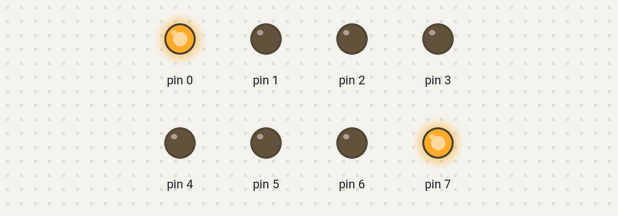
Recording of a sketch running on a simulated Arduino Uno, built with avr-gcc and run on an emulated ATmega328P. Parts: output pins drawn as LEDs (lit = HIGH).

Above: at 0.02 s.
At 0.72 s:
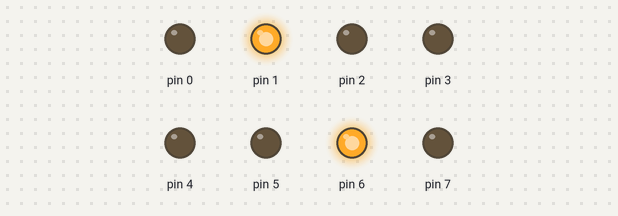
At 1.32 s:
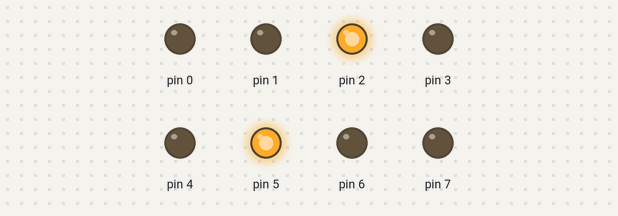
At 2.6 s:
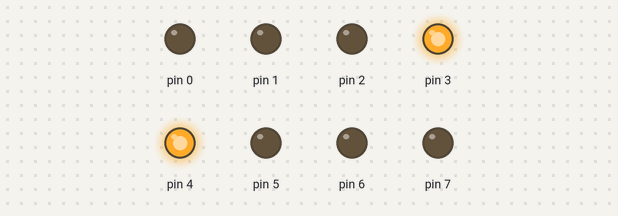
Timing chart, 0 to 3.0 s (numbered marks = the images above):
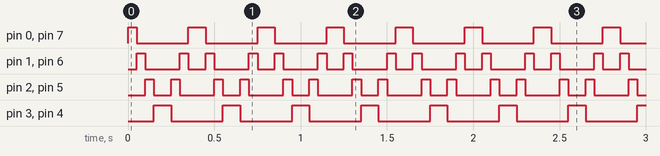

Measured:
- by itself, pin 0, pin 3, pin 4, pin 7: alternates HIGH for 0.10 s and LOW for 0.30 s
- by itself, pin 1, pin 6: repeats every 0.40 s: LOW 0.20 s, HIGH 0.05 s, LOW 0.10 s, HIGH 0.05 s
- by itself, pin 2, pin 5: repeats every 0.40 s: LOW 0.10 s, HIGH 0.05 s, LOW 0.20 s, HIGH 0.05 s

The sketch:

led_test.ino
```cpp
#include "my_arduino_lib.h"
/*#define LED1 0
#define LED2 1
#define LED3 2
#define LED4 3
#define LED5 4
#define LED6 5
#define LED7 6
#define LED8 7

#define ON 1  //소스
#define OFF 0

#define _ON 0 //싱크
#define _Off 1

#define bit_set(ADDRESS, BIT) (ADDRESS |= ( 1<< BIT)) // bit hi
#define bit_clr(ADDRESS, BIT) (ADDRESS &= ~(1<<BIT)) // bit low
#define bit_chk(ADDRESS, BIT) (ADDRESS & (1<<BIT)) // bit chak
#define bit_tg(PORT, BIT) (PORT ^= (1<<BIT)) //bit 토글
#define d_out(pin, value) digitalWrite(pin, value) //비트제어1*/
/*
d_out(LED1, ON); 사용법
bit_set(portd, 4): 4번째 켜짐
bit_clr(portd, 3): 3번쨰 꺼짐
if(bit_chk(pind,3)==0){}: 3번째가 0인지 1인지 확인
tg(portd,0);
delay(400);
*/

void byte_out(unsigned char data);


unsigned char flag = 0b00000001;
unsigned char cnt = 0;
unsigned char dp = 0b00000001; //0x01;
unsigned int d1[] = { 0x00, 0x01, 0x02, 0x04, 0x08, 0x10, 0x20, 0x40, 0x80};
unsigned char d2[6] = {0x81, 0x42, 0x24, 0x18};

void setup() {
 // 실험1
DDRD = 0xff;
//PORTD = 0x00;
//bit_set(PORTD, LED5);

//실험2
/*pinMode(LED1, OUTPUT);
pinMode(LED2, OUTPUT);*/
/*pinMode(LED3, OUTPUT);
pinMode(LED4, OUTPUT);
pinMode(LED5, OUTPUT);
pinMode(LED6, OUTPUT);
pinMode(LED7, OUTPUT);
pinMode(LED8, OUTPUT);

digitalWrite(LED1, on);*/

//실험 3

}


void loop() {
  //실험2
 /* digitalWrite(LED1, off);
  delay(100);
  digitalWrite(LED1, 1);
  delay(15);
  digitalWrite(LED2, off);
  delay(90);
  digitalWrite(LED2, 1);
  delay(15);
  digitalWrite(LED3, off);
  delay(80);
  digitalWrite(LED3, 1);
  delay(15);
   digitalWrite(LED4, off);
  delay(70);
  digitalWrite(LED4, 1);
  delay(15);
   digitalWrite(LED5, off);
  delay(70);
  digitalWrite(LED5, 1);
  delay(15);
   digitalWrite(LED6, off);
  delay(80);
  digitalWrite(LED6, 1);
  delay(15);
   digitalWrite(LED7, off);
  delay(90);
  digitalWrite(LED7, 1);
  delay(15);
  digitalWrite(LED8, off);
  delay(10);
  digitalWrite(LED8, 1);
  delay(15);*/
   // 실험1
  /*for(unsigned int cnt = 0; cnt <= 255; cnt++)
  {
    PORTD = cnt;
    digitalWrite(LED8, 1);
    delay(100);
    digitalWrite(LED8, 0);
    delay(99999);
  }*/
  //실험3
 /* d_out(LED1, ON);
  delay(200);
  d_out(LED1, OFF);
  delay(1000000);*/
  //실험4
 /*bit_tg(PORTD, LED1);
  delay(100);*
  bit_set(PORTD, LED1);
  delay(1000);
  bit_clr(PORTD, LED1);
  bit_set(PORTD, LED2);
  delay(1000);
  bit_clr(PORTD, LED2);
  bit_set(PORTD, LED3);
  delay(1000);
  bit_clr(PORTD, LED3);
  bit_set(PORTD, LED4);
  delay(1000);
  bit_clr(PORTD, LED4);
  bit_set(PORTD, LED5);
  delay(1000);
  bit_clr(PORTD, LED5);
  bit_set(PORTD, LED6);
  delay(1000);
  bit_clr(PORTD, LED6);
  bit_set(PORTD, LED7);
  delay(1000);
  bit_clr(PORTD, LED7);
  bit_set(PORTD, LED8);
  delay(1000);
  bit_clr(PORTD, LED8);*/
 //실험 5
 /*for(cnt = 0; cnt <= 255; cnt++)
  {
    byte_out(cnt);
    digitalWrite(LED8, 1);
    delay(10);
    digitalWrite(LED8, 0);
    delay(10);
  }*/


  //PORTD = dp;
    //실험 6 shift1
  // if(flag == 0) { dp  <<= 1;}
  // else dp >>= 1;
  // delay(50);
  // if((flag == 0) && (dp == 0)) {
  //   dp = 0x80;
  //   flag = 1;
  // }
  // else if ((flag == 1) && (dp == 0)) {
  //   dp = 0x01;
  //   flag = 0;
  // }
  //실험7 왔다갔다
  /*for (char i = 0; i <=8 ; i++)
   { PORTD = d1[i];
    delay(50);
   }
   for (char i =7; i >=0; i--)
   {
     PORTD = d1[i];
     delay(50);
   }*/
// 실험8 오므렸다 폈다
for (char i = 0; i <=3 ; i++)
   { PORTD = d2[i];
    delay(50);
   }
   for (char i =3; i >=0; i--)
   {
     PORTD = d2[i];
     delay(50);
   }


}


/*void byte_out(unsigned char data)
{
  d_out(LED1, data%2); //bit 0 = lsb
  d_out(LED2, data/2%2); //bit 1
  d_out(LED3, data/4%2); //bit 2
  d_out(LED4, data/8%2); //bit 3
  d_out(LED5, data/16%2); //bit 4
  d_out(LED6, data/32%2); //bit 5
  d_out(LED7, data/64%2); //bit 6
  d_out(LED8, data/128%2); //bit 7 = msb

}*/
```

my_arduino_lib.h
```cpp
#ifndef _my_arduino_lib_
#define _my_arduino_lib_

#define LED1 0
#define LED2 1
#define LED3 2
#define LED4 3
#define LED5 4
#define LED6 5
#define LED7 6
#define LED8 7

#define ON 1  //소스
#define OFF 0

#define _ON 0 //싱크
#define _Off 1


#define bit_set(ADDRESS, BIT) (ADDRESS |= ( 1<< BIT)) // bit hi
#define bit_clr(ADDRESS, BIT) (ADDRESS &= ~(1<<BIT)) // bit low
#define bit_chk(ADDRESS, BIT) (ADDRESS & (1<<BIT)) // bit chak
#define bit_tg(PORT, BIT) (PORT ^= (1<<BIT)) //bit 토글
#define d_out(pin, value) digitalWrite(pin, value) //비트제어1


void byte_out(unsigned char data)
{
  d_out(LED1, data%2); //bit 0 = lsb
  d_out(LED2, data/2%2); //bit 1
  d_out(LED3, data/4%2); //bit 2
  d_out(LED4, data/8%2); //bit 3
  d_out(LED5, data/16%2); //bit 4
  d_out(LED6, data/32%2); //bit 5
  d_out(LED7, data/64%2); //bit 6
  d_out(LED8, data/128%2); //bit 7 = msb

}

#endif
```
